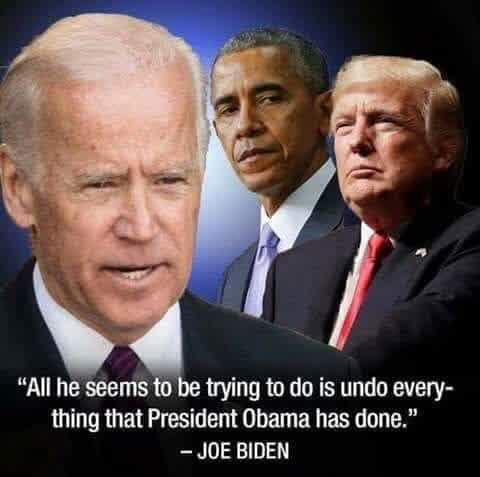
%> input picture BRISQUEt/dist_levels/10/meme_1.jpg, 480 x 477 px
$ octave check_brisquet.m   (GNU Octave 9; MATLAB toolbox functions it lacks are replaced by stand-ins)
%> lines starting %> are read from the running program, lines starting %| are printed output that depends on the picture
### BRISQUEt/brisquet.m
function prediction = brisquet(im)

addpath('./misc_functions/')
path = './dist_levels/';


%% get all features (run to extract features) commented for now, because features already extracted
% [14 lines of commented-out code are left out]

%% load saved features and labels
load('feats_label_pair.mat')

train_feats = feats;
train_labels = labels;

mu_class = mean(train_feats);
mutrain = repmat(mu_class,[size(train_feats,1) 1]);

std_class = std(train_feats);
stdtrain = repmat(std_class,[size(train_feats,1) 1]);

%% standard scaling of features

dataTrain = (train_feats - mutrain)./stdtrain;
valueTrain = train_labels;


%% test scaling
img = double(rgb2gray(im));
feat = brisque_feature(img);
dataTest = (feat - mu_class)./std_class;

%% svm params
cv = 0;
C = 128;
g = 0.01;

bestC = C;
bestg = g;

%% uncommment below code to run cross validation provided cv = 1
% [20 lines of commented-out code are left out]

%% train
cmd = ['-s 4 -c ' num2str(bestC) ' -g ' num2str(bestg) ' -q'];
model_reg = svmtrain(valueTrain, dataTrain, cmd);


%% test
[prediction, ~,~] = svmpredict(0,dataTest,model_reg);
end

### BRISQUEt/misc_functions/brisque_feature.m
function feat = brisque_feature(imdist)

%------------------------------------------------
% Feature Computation
%-------------------------------------------------
imdist = double(imdist);
scalenum = 2;
window = fspecial('gaussian',7,7/6);
window = window/sum(sum(window));

feat = [];

for itr_scale = 1:scalenum

mu            = filter2(window, imdist, 'same');
mu_sq         = mu.*mu;
sigma         = sqrt(abs(filter2(window, imdist.*imdist, 'same') - mu_sq));
structdis     = (imdist-mu)./(sigma+1);


[alpha overallstd]       = estimateggdparam(structdis(:));
feat                     = [feat alpha overallstd^2];

% [13 lines of commented-out code are left out]


shifts                   = [ 0 1;1 0 ; 1 1; -1 1 ];

pairs= [];
for itr_shift =1 : length(shifts)

shifted_structdis        = circshift(structdis,shifts(itr_shift,:));
pair                     = structdis(:).*shifted_structdis(:);
[alpha leftstd rightstd] = estimateaggdparam(pair);
const                    =(sqrt(gamma(1/alpha))/sqrt(gamma(3/alpha)));
meanparam                =(rightstd-leftstd)*(gamma(2/alpha)/gamma(1/alpha))*const;
feat                     =[feat alpha meanparam leftstd^2 rightstd^2];
end

imdist                   = imresize(imdist,0.5);

end

### BRISQUEt/check_brisquet.m
clear all
close all
clc

im = imread('C:\Users\mitch\Desktop\memes_project\dist_levels\31\meme_1.jpg');
%> im is the input picture: size 477x480x3 uint8; mean R, G, B 94.6, 79.3, 78.6

out = brisquet(im);
%> in brisquet, `img = double(rgb2gray(im));`:
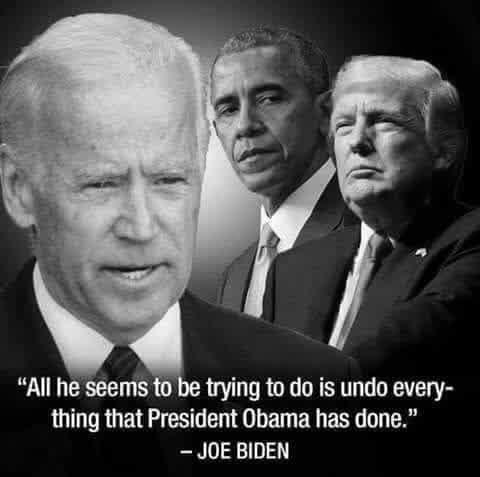
%> img: size 477x480 double; min 0, max 255, mean 83.8
%> the loop in brisque_feature, `for itr_scale = 1:scalenum` made 1 pass
%> pass 1, in brisque_feature, `mu            = filter2(window, imdist, 'same');`:
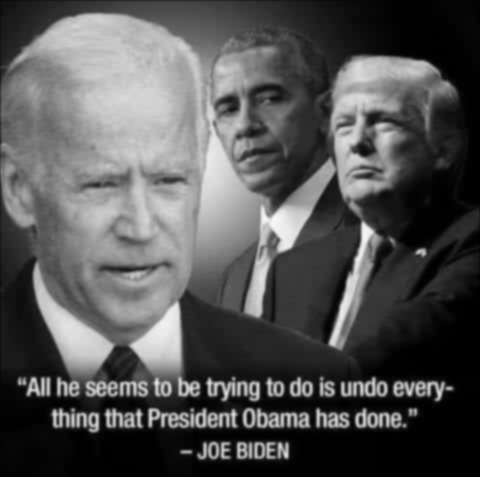
%> mu: size 477x480 double; min 0, max 247.6, mean 83.7
%> pass 1, in brisque_feature, `mu_sq         = mu.*mu;`:
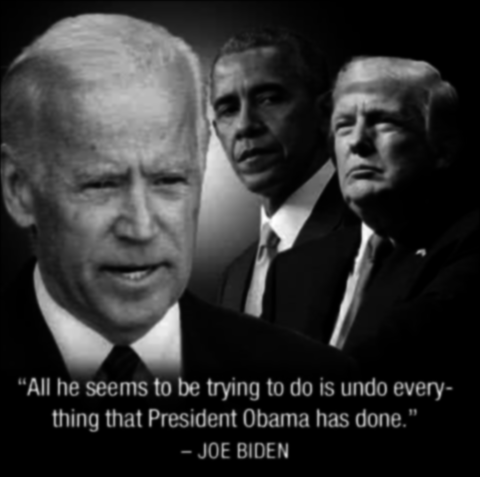
%> mu_sq: size 477x480 double; min 0, max 61300.2, mean 11977.3; drawn with min black and max white
%> pass 1, in brisque_feature, `sigma         = sqrt(abs(filter2(window, imdist.*imdist, 'same') - mu_..`:
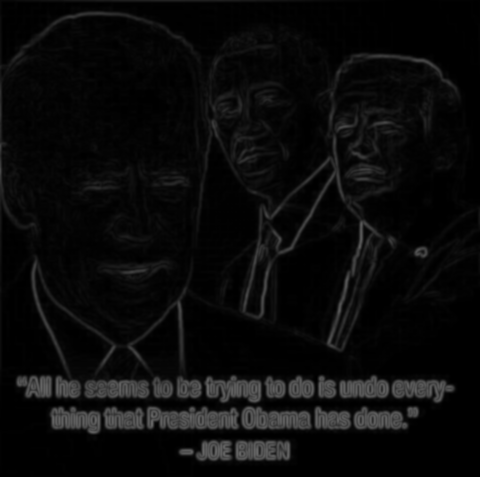
%> sigma: size 477x480 double; min 0, max 102, mean 11
%> pass 1, in brisque_feature, `structdis     = (imdist-mu)./(sigma+1);`:
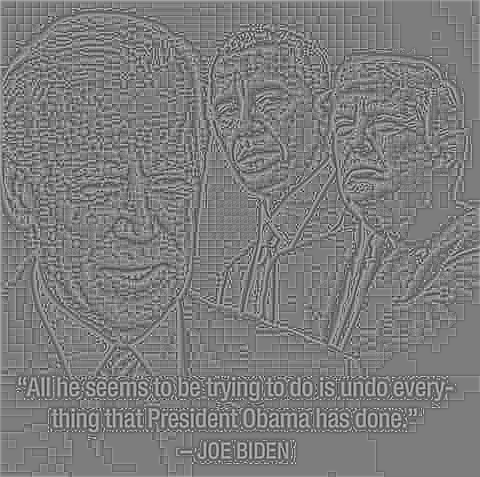
%> structdis: size 477x480 double; min -2.17, max 2.25, mean 0.000986; drawn with min black and max white
%> the run ends on the next line
